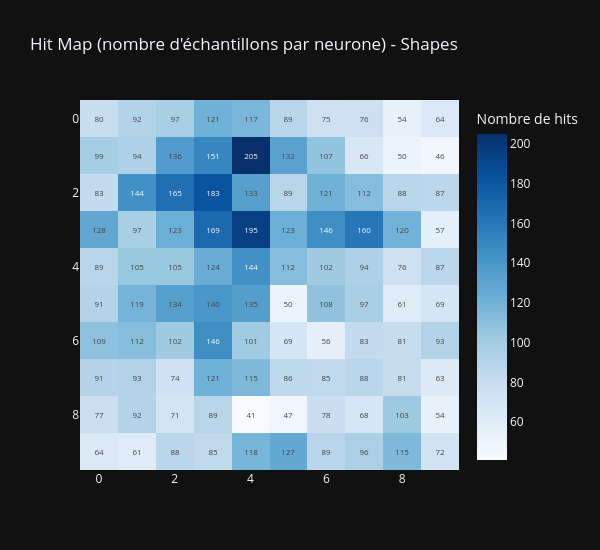

Write notebook code for a chart like this one.
### Markdown cell above
## 8. Hit Map

### Code cell
bmu_indices = latent.array
hit_counts = np.zeros(model.n_neurons, dtype=int)
for idx in bmu_indices:
    hit_counts[idx] += 1

hit_map = hit_counts.reshape(model.grid_shape)

fig = go.Figure(data=go.Heatmap(
    z=hit_map,
    colorscale="Blues",
    colorbar=dict(title="Nombre de hits"),
    text=hit_map,
    texttemplate="%{text}",
    textfont=dict(size=8)
))
fig.update_layout(
    title="Hit Map (nombre d'échantillons par neurone) - Shapes",
    template="plotly_dark",
    width=600, height=550,
    yaxis=dict(autorange="reversed")
)
fig.show()

n_dead = int(np.sum(hit_counts == 0))
print(f"Neurones morts (0 hits) : {n_dead} / {model.n_neurons}")

### Figure 1 — Plotly figure (JSON) as saved in the notebook; plotly's stock layout.template omitted (floating-point values rounded to 4 significant figures)
{"data": [{"colorbar": {"title": {"text": "Nombre de hits"}}, "colorscale": [[0, "rgb(247,251,255)"], [0.125, "rgb(222,235,247)"], [0.25, "rgb(198,219,239)"], [0.375, "rgb(158,202,225)"], [0.5, "rgb(107,174,214)"], [0.625, "rgb(66,146,198)"], [0.75, "rgb(33,113,181)"], [0.875, "rgb(8,81,156)"], [1, "rgb(8,48,107)"]], "text": [[80, 92, 97, 121, 117, 89, 75, 76, 54, 64], [99, 94, 136, 151, 205, 132, 107, 66, 50, 46], [83, 144, 165, 183, 133, 89, 121, 112, 88, 87], [128, 97, 123, 169, 195, 123, 146, 160, 120, 57], [89, 105, 105, 124, 144, 112, 102, 94, 76, 87], [91, 119, 134, 140, 135, 50, 108, 97, 61, 69], [109, 112, 102, 146, 101, 69, 56, 83, 81, 93], [91, 93, 74, 121, 115, 86, 85, 88, 81, 63], [77, 92, 71, 89, 41, 47, 78, 68, 103, 54], [64, 61, 88, 85, 118, 127, 89, 96, 115, 72]], "textfont": {"size": 8}, "texttemplate": "%{text}", "type": "heatmap", "z": [[80, 92, 97, 121, 117, 89, 75, 76, 54, 64], [99, 94, 136, 151, 205, 132, 107, 66, 50, 46], [83, 144, 165, 183, 133, 89, 121, 112, 88, 87], [128, 97, 123, 169, 195, 123, 146, 160, 120, 57], [89, 105, 105, 124, 144, 112, 102, 94, 76, 87], [91, 119, 134, 140, 135, 50, 108, 97, 61, 69], [109, 112, 102, 146, 101, 69, 56, 83, 81, 93], [91, 93, 74, 121, 115, 86, 85, 88, 81, 63], [77, 92, 71, 89, 41, 47, 78, 68, 103, 54], [64, 61, 88, 85, 118, 127, 89, 96, 115, 72]]}], "layout": {"height": 550, "title": {"text": "Hit Map (nombre d'échantillons par neurone) - Shapes"}, "width": 600, "yaxis": {"autorange": "reversed"}}}
